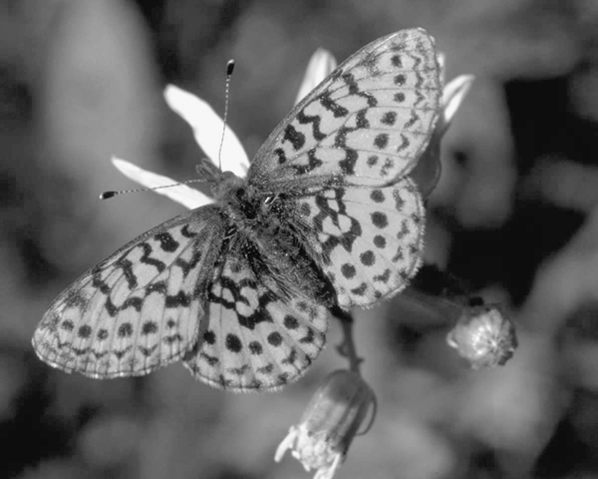
#> input picture butterfly.png, 598 x 479 px; the run also reads 2 pictures not shown here
$ jupyter execute --allow-errors 483H3.ipynb
#> lines starting #> are read from the running program, lines starting #| are printed output that depends on the picture; after the words box and inside, x2 and y2 are one past the last pixel; in counts of white or black regions, pixels touching at a corner belong together
[cell 1]
# Neezcha Dinman
# ICS 483
# Homework 3

[cell 2]
# imports

import numpy
import scipy
from scipy import ndimage
import matplotlib.image as mpimg
import matplotlib.pyplot as plt
from scipy.ndimage import gaussian_filter
from skimage.filters import sobel
from skimage.color import rgb2gray
from skimage.transform import rescale, resize, downscale_local_mean

[cell 3]
####   1   ####

[cell 4]
# 1a
# write your own gaussian function
# scaled_images = my_gaussian_pyramid(image, scale_factor,n_scales, sigma)

[cell 5]
# compute the maximum number of scales (max_scales) given the image size and the downscale factor,
# and set the number of scales of the pyramid as min(max_scales, n_scals).
# That is, the number of scales in the output pyramid becomes
# max_scales if n_scales > max_scales.

#  gaussian_filter function in the SciPy library for smoothing. However, you
# should implement your own version of down-sampling with given scaling factor.

[cell 6]
def scaled_images (image, *args, **kwargs):
    #default values
    scale_factor = kwargs.get('scale_factor', 2)
    n_scales = kwargs.get('n_scales', 5)
    sig = kwargs.get('sigma',  (2 * scale_factor / 6.0) )

    # import image
    img = mpimg.imread(image)
    img = numpy.array(img)

    # output list of images
    imgList = []
    imgList.append(img)

    smallImg = img
    for x in range(n_scales):
        # removes high frequency component of the image
        imgGaus = gaussian_filter(smallImg, sigma=sig)
        # down sample
        imgDown = imgGaus[::scale_factor, ::scale_factor]
        # add to list
        imgList.append(imgDown)
        smallImg = imgDown

    return imgList

[cell 7]
def displayPyramid (image, imgList):
    # import image
    img = mpimg.imread(image)
    imgOrigional = numpy.array(img)
    img = sobel(img)  ################################################################ for part 1c

    yM, xN = imgOrigional.shape

    # output image
    pyramidImg = numpy.zeros( (yM, (2 * xN)) )
    pyramidImg[0:yM, 0:xN] = img #origional input image

    prevY, prevX = 0, xN
    for i in range(1,len(imgList)):
        img = imgList[i]
        # display, place in pyramidImg with offset
        smallY, smallX = img.shape
        smallY += prevY
        smallX = smallX + xN
        pyramidImg[prevY:smallY,xN:smallX] = img
        prevY = smallY

    pyramid = plt.imshow(pyramidImg, cmap='gray',interpolation='nearest')

    return pyramidImg

[cell 8]
# 1b

[cell 9]
scale1 = scaled_images('butterfly.png')
#> in scaled_images, img is the input picture: shape (479, 598) float32; min 0.0235, max 0.984, mean 0.398
#> after the loop in scaled_images, `for x in range(n_scales):`: imgList = 6 items
#> scale1 = 6 items
scale1Pyramid = displayPyramid('butterfly.png', scale1)
#> the loop in displayPyramid, `for i in range(1,len(imgList)):` made 5 passes
#> (smallY, smallX, prevY) on passes 1 to 5: (240, 897, 240), (360, 748, 360), (420, 673, 420), (450, 636, 450), (465, 617, 465)
#> after the loop in displayPyramid, `for i in range(1,len(imgList)):`: pyramidImg: shape (479, 1196) float64; min 0, max 0.971, mean 0.0819
plt.imsave('butterfly _pyramid_sf2.jpg', scale1Pyramid, cmap='gray')

[cell 10]
scale2 = scaled_images('butterfly.png', scale_factor=3, n_scales=10, sigma=5)
#> the loop in scaled_images (call 2), `for x in range(n_scales):` made 10 passes
#> (imgGaus, imgDown, smallImg) on passes 6 to 10: ([[0.392, 0.392, 0.392], [0.392, 0.392, 0.392]], [0.392], [0.392]), ([0.392], [0.392], [0.392]), ([0.392], [0.392], [0.392]), ([0.392], [0.392], [0.392]), ([0.392], [0.392], [0.392])
#> smallImg on pass 5: [[0.395, 0.392, 0.389], [0.395, 0.392, 0.389]]
#> scale2 = 11 items
scale2Pyramid = displayPyramid('butterfly.png', scale2)
#> call 2 of displayPyramid, with image = 'butterfly.png'
#> the loop in displayPyramid (call 2), `for i in range(1,len(imgList)):` made 10 passes
#> (img, smallY, smallX, prevY) on passes 5 to 10: ([[0.395, 0.392, 0.389], [0.395, 0.392, 0.389]], 240, 601, 240), ([0.392], 241, 599, 241), ([0.392], 242, 599, 242), ([0.392], 243, 599, 243), ([0.392], 244, 599, 244), ([0.392], 245, 599, 245)
#> (smallY, smallX, prevY) on passes 1 to 4: (160, 798, 160), (214, 665, 214), (232, 621, 232), (238, 606, 238)
#> after the loop in displayPyramid (call 2), `for i in range(1,len(imgList)):`:
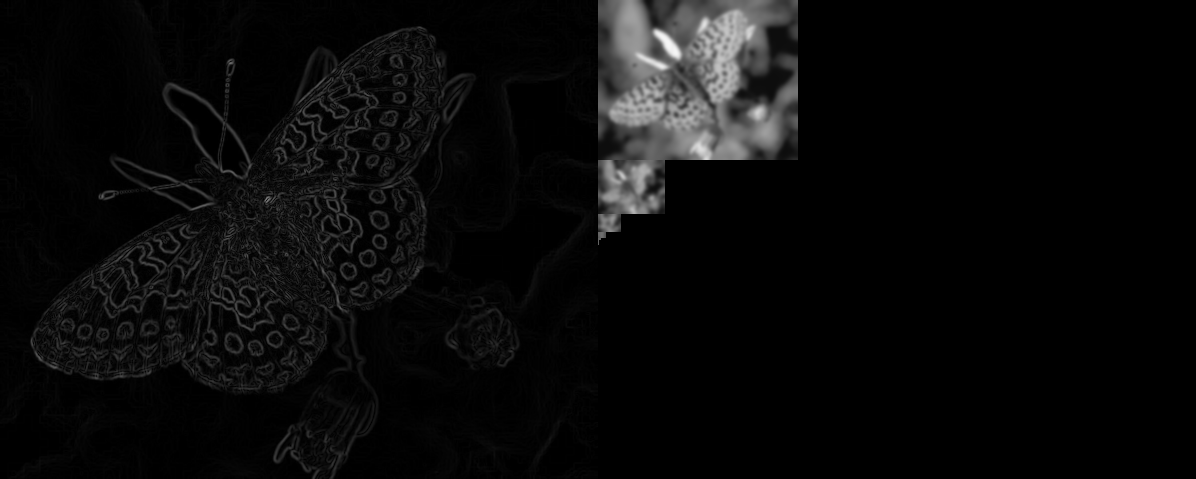
#> pyramidImg: shape (479, 1196) float64; min 0, max 0.966, mean 0.0406
plt.imsave('butterfly_pyramid_sf3_sigma5.jpg', scale2Pyramid, cmap='gray')

[cell 11]
# 1c
# sobel function in scikit-image library
# butterfly _pyramid_edges.jpg

[cell 12]
img = mpimg.imread('butterfly.png')
img = numpy.array(img)
imgSob = sobel(img)

imgListSob = []
imgListSob.append(imgSob)

for i in range(1,len(scale1)):

    imgSob = sobel(scale1[i])
    imgListSob.append(imgSob)
#> this loop made 5 passes
#> after the loop, imgListSob = 6 items

sobPyramid = displayPyramid('butterfly.png', imgListSob)
#> call 3 of displayPyramid, with image = 'butterfly.png'
#> the loop in displayPyramid (call 3), `for i in range(1,len(imgList)):` made 5 passes
#> after the loop in displayPyramid (call 3), `for i in range(1,len(imgList)):`:
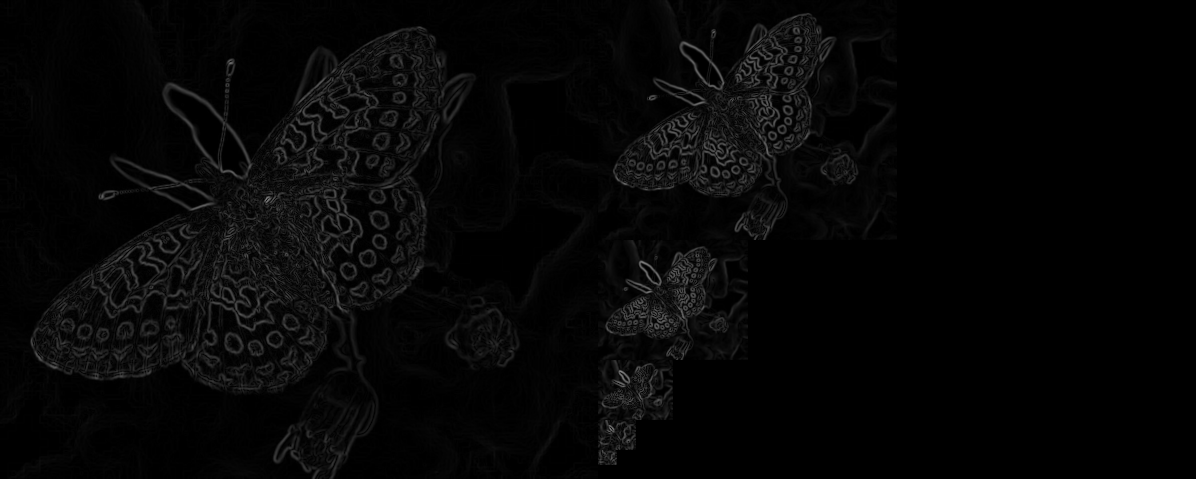
#> pyramidImg: shape (479, 1196) float64; min 0, max 0.517, mean 0.0246
plt.imsave('butterfly _pyramid_edges.jpg', sobPyramid, cmap='gray')

#> (a cell that did not finish here is left out)

[cell 14]
# 1d
# resize function in scikit-image library
# Resized the resulting gradient magnitude images to match the size of input image
# butterfly_pyramid_edge{n}.jpg whre n is 0-4

[cell 15]
# resize = rescale(img, 3, anti_aliasing=False)
image_resized = resize(img, (scale1[3].shape[0] // 1, scale1[3].shape[1] // 1), anti_aliasing=True)
plt.imshow(image_resized, cmap='gray')

[cell 16]
#img = mpimg.imread('butterfly.png')
#img = numpy.array(img)
imgRe = resize(imgListSob[0], (imgListSob[0].shape[0] , imgListSob[0].shape[1]), anti_aliasing=True)

imgListRe = []
imgListRe.append(imgRe)

for i in range(1,len(scale1)):

    imgResize = resize(img, (imgListSob[i].shape[0], imgListSob[i].shape[1]), anti_aliasing=True)
    imgListRe.append(imgRe)
#> after the loop, imgListRe = 6 items

#sobPyramid = displayPyramid('butterfly.png', imgList)
#plt.imsave('butterfly_pyramid_edge{n}.jpg', sobPyramid, cmap='gray')
plt.imshow(imgListRe[3], cmap='gray')

[cell 17]
# idsplay comparisons
fig = plt.figure()
fig.set_figheight(15)
fig.set_figwidth(15)

fig.add_subplot(5,2,1)
plt.imshow(scale1[0], cmap='gray')
plt.title('Input Image', fontsize=12)

fig.add_subplot(5,2,2)
plt.imshow(imgListSob[0], cmap='gray')
plt.title('Sobel Edge Detection at Level 0', fontsize=12)
edge0 = numpy.concatenate((scale1[0],imgListSob[0]),axis=1)
plt.imsave('butterfly_pyramid_edge0.jpg', edge0, cmap='gray')


fig.add_subplot(5,2,3)
plt.imshow(scale1[1], cmap='gray')

fig.add_subplot(5,2,4)
plt.imshow(imgListSob[1], cmap='gray')
edge1 = numpy.concatenate((scale1[1],imgListSob[1]),axis=1)
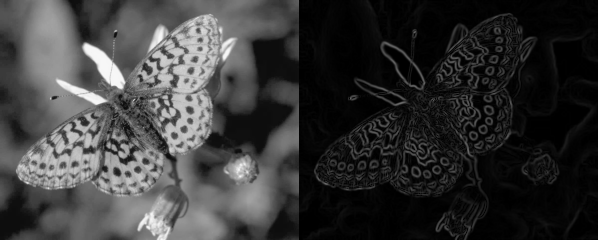
#> edge1: shape (240, 598) float32; min 0, max 0.971, mean 0.222
#> (the rest of this cell did not finish here and is left out)

[cell 18]
####   2   ####

[cell 19]
# 2a

[cell 20]
# Step 1: Compute derivatives of the input image in x- and y-direction --- sigma 1
# https://stackoverflow.com/questions/7185655/applying-the-sobel-filter-using-scipy
# Step 2: Construct the second moment matrix M in a Gaussian window around each pixel.
# Step 3: Compute the corner response function --- two options for computing corner response
# Step 4: Threshold the corner response value computed above --- set threshold = thresholding_factor * max_corner_response
# Step 5: Find local maxima of response function (non-maximum suppression)
# Step 6: Display resulting corners ---  show resulting corners as red dots on top of the input image as shown below

[cell 21]
def corner_detection (image, *args, **kwargs):
    thresholding =  kwargs.get('thresholding', .1) # used for step 4
    minDist = kwargs.get('minDist', 10)  # used for step 5 minimum distance between corners used for non-maximum suppression
    responce = kwargs.get('responce', 1) # used for Step 3, implement two options for computing corner response:
    alpha = kwargs.get('alpha', .05)     # (1) 𝑅 = det(𝑀) − 𝛼 ∗ 𝑡𝑟𝑎𝑐𝑒(𝑀) 2. (Set 𝛼 = 0.05 as default value.)
                                         # (2) 𝑅 = det(𝑀) / (𝑡𝑟𝑎𝑐𝑒(𝑀) + 10−6)

    # import image
    img = mpimg.imread(image)
    img = rgb2gray(img)
    img = numpy.array(img)

    # Setp 1 apply gausian to images, use soble to find derivative in x y direction
    libGaus = gaussian_filter(img, sigma=1)
    sobelX = ndimage.sobel(libGaus, 0)  # horizontal derivative
    sobelY = ndimage.sobel(libGaus, 1)  # vertical derivative
    # plt.imshow(sobelX, cmap='gray') # test

    # Step 2 second moment matrix in a guassian window around each pixle
    # products of derivatives at each pixle
    derive2X = sobelX**2
    derive2Y = sobelY**2
    deriveXY = sobelY*sobelX
    # gaussian window
    S2X = (gaussian_filter(img, sigma=2)) * derive2X
    S2Y = (gaussian_filter(img, sigma=2)) * derive2Y
    SXY = (gaussian_filter(img, sigma=2)) * deriveXY

    # Step 3 R = corner responce function
    det = (S2X * S2Y) - (SXY**2)
    trace = S2X + S2Y
    if responce == 1:
        R = det - (alpha * (trace ** 2)) #R.shape (479, 598)
    elif responce == 2:
        R = det / (trace + 10**-6)

    # Step 4 thresholding
    xmax = numpy.max(R)
    threshold = thresholding * xmax
    rThresh = numpy.copy(R)
    rThresh[rThresh >= threshold] = 0

    # Step 5 non maximum supresion
    localMax = numpy.copy(rThresh)
    localMax = numpy.asarray(localMax)
    imgMaxPoints = []
    maxCordinates = []
    # relative coordinate grid for local neighbourhood suppression
    windowSize = numpy.mgrid[-minDist:minDist + 1]
    for y in range(len(localMax)):
        for x in range(len(localMax[y])):
            current = localMax[y,x]
            if current > threshold:
                # coordinate grid for local neighbourhood
                yNH = y + windowSize
                xNH = x + windowSize

                # suppress neighbourhood
                localMax[yNH, xNH] = 0

                # add current feature to peaks
                imgMaxPoints.append(current)
                currentCordinates = [y,x]
                maxCordinates.append(currentCordinates)


    # [6 lines of commented-out code are left out]
    return localMax

[cell 22]
#2b
# apply to butterfly image butterfly_corners_resp{m}_tf{n}.jpg

[cell 23]
# comparisons
fig = plt.figure()
fig.set_figheight(8)
fig.set_figwidth(8)

fig.add_subplot(2,2,1)
plt.title('Equation 1 Thresholding .1', fontsize=12)
butter = corner_detection ('butterfly.png',responce=1, thresholding=.1 )
#> in corner_detection, `deriveXY = sobelY*sobelX`:
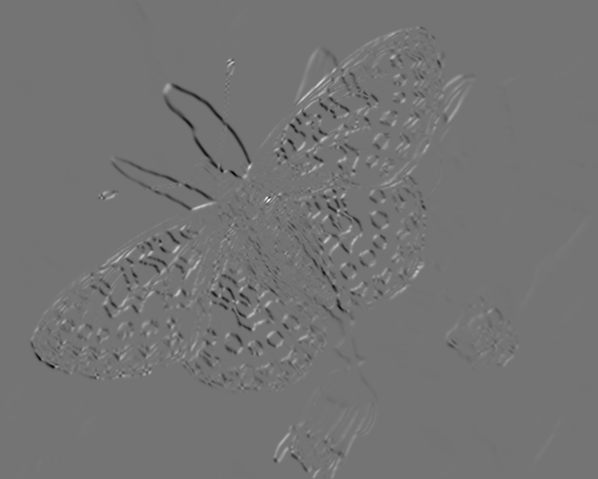
#> deriveXY: shape (479, 598) float32; min -0.88, max 1.05, mean -0.00125; drawn with min black and max white
#> in corner_detection, `trace = S2X + S2Y`:
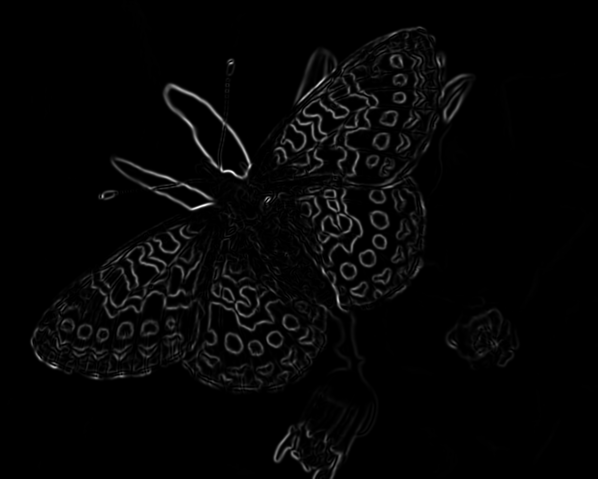
#> trace: shape (479, 598) float32; min 0, max 1.37, mean 0.0302; drawn with min black and max white
#> in corner_detection, `R = det - (alpha * (trace ** 2))`:
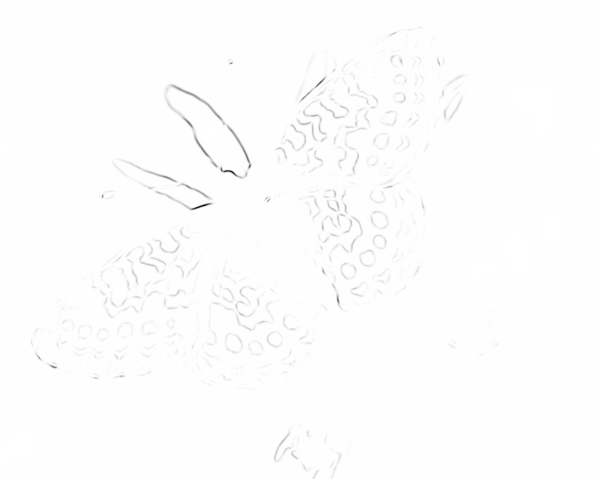
#> R: shape (479, 598) float32; min -0.0932, max 0, mean -0.000408; drawn with min black and max white
#> in corner_detection, `xmax = numpy.max(R)`: xmax = 0
#> after the loop in corner_detection, `for y in range(len(localMax)):`: imgMaxPoints = []
plt.imsave('butterfly_corners_resp1_tf.1.jpg', butter, cmap='gray')

fig.add_subplot(2,2,2)
plt.title('Equation 2 Thresholding .1', fontsize=12)
butter = corner_detection ('butterfly.png',responce=2, thresholding=.1 )
#> call 2 of corner_detection, with image = 'butterfly.png'
#> in corner_detection (call 2), `R = det / (trace + 10**-6)`:
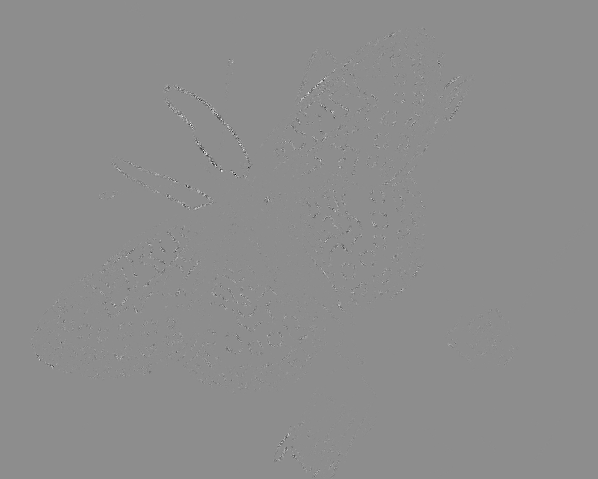
#> R: shape (479, 598) float32; min -5.68e-08, max 4.56e-08, mean -4.9e-12; drawn with min black and max white
#> in corner_detection (call 2), `xmax = numpy.max(R)`: xmax = 4.56e-08
#> in corner_detection (call 2), `threshold = thresholding * xmax`: threshold = 4.56e-09
#> in corner_detection (call 2), `rThresh[rThresh >= threshold] = 0`: rThresh: shape (479, 598) float32; 0.75% of pixels changed, all inside (x1, y1, x2, y2) = (33, 33, 514, 477)
plt.imsave('butterfly_corners_resp2_tf.1.jpg', butter, cmap='gray')

fig.add_subplot(2,2,3)
plt.title('Equation 1 Thresholding .3', fontsize=12)
butter = corner_detection ('butterfly.png',responce=1, thresholding=.3 )
plt.imsave('butterfly_corners_resp1_tf.3.jpg', butter, cmap='gray')

fig.add_subplot(2,2,4)
plt.title('Equation 2 Thresholding .3', fontsize=12)
butter = corner_detection ('butterfly.png',responce=2, thresholding=.3 )
#> call 4 of corner_detection, with image = 'butterfly.png'
#> in corner_detection (call 4), `xmax = numpy.max(R)`: xmax = 4.56e-08
#> in corner_detection (call 4), `threshold = thresholding * xmax`: threshold = 1.37e-08
#> in corner_detection (call 4), `rThresh[rThresh >= threshold] = 0`:
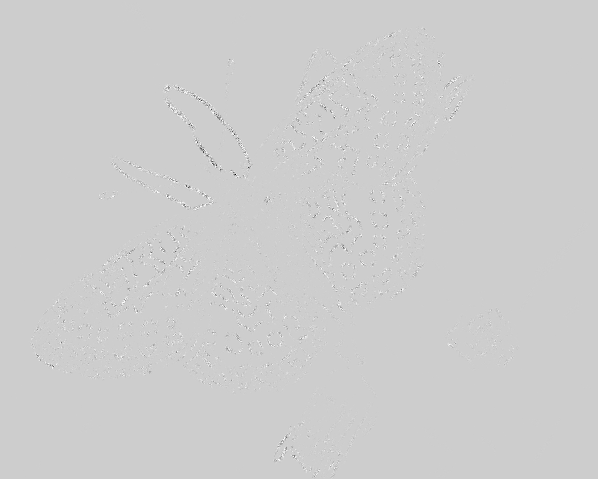
#> rThresh: shape (479, 598) float32; 0.09% of pixels changed, all inside (x1, y1, x2, y2) = (39, 34, 459, 474); drawn with min black and max white
plt.imsave('butterfly_corners_resp2_tf.3.jpg', butter, cmap='gray')

# equation 2 is darker overall image and results in less difinative lines
# increasing thresholding value increases line size

[cell 24]
# comparisons
fig = plt.figure()
fig.set_figheight(8)
fig.set_figwidth(8)

fig.add_subplot(2,2,1)
plt.title('Equation 1 Min Dist 5', fontsize=12)
butter = corner_detection ('butterfly.png',responce=1, minDist=5 )
plt.imsave('butterfly_corners_resp1_mindist5.jpg', butter, cmap='gray')

fig.add_subplot(2,2,2)
plt.title('Equation 2 Min Dist 5', fontsize=12)
butter = corner_detection ('butterfly.png',responce=2, minDist=5 )
plt.imsave('butterfly_corners_resp2_mindist5.jpg', butter, cmap='gray')

fig.add_subplot(2,2,3)
plt.title('Equation 1 Min Dist 15', fontsize=12)
butter = corner_detection ('butterfly.png',responce=1, minDist=15 )
plt.imsave('butterfly_corners_resp1_mindist15.jpg', butter, cmap='gray')

fig.add_subplot(2,2,4)
plt.title('Equation 2 Min Dist 15', fontsize=12)
butter = corner_detection ('butterfly.png',responce=2, minDist=15 )
plt.imsave('butterfly_corners_resp2_mindist15.jpg', butter, cmap='gray')

# equation 2 is darker overall image and results in less difinative lines
# unfortunately for my implamentation, changing the min distance has little to no affect

[cell 25]
# 2c
# apply to butterfly rotated image

[cell 26]
# comparisons
fig = plt.figure()
fig.set_figheight(8)
fig.set_figwidth(8)

fig.add_subplot(1,2,1)
plt.title('Equation 1 on rotated', fontsize=12)
butter = corner_detection ('butterfly_rotated.png',responce=1)
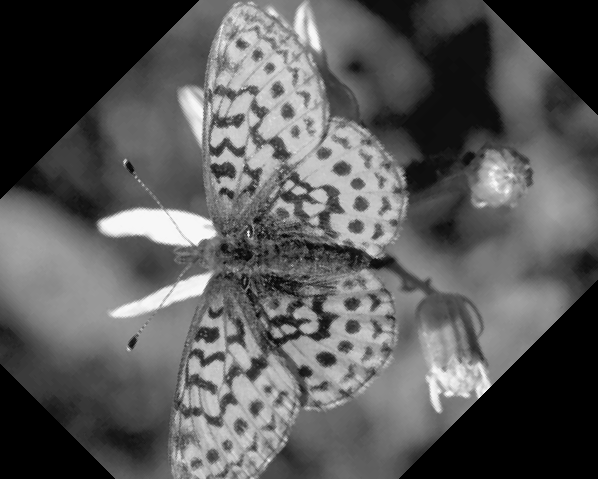
#> input picture butterfly_rotated.png, 598 x 479 px
#> in corner_detection, img is the input picture: shape (479, 598) float32; min 0, max 0.984, mean 0.349
#> in corner_detection (call 9), `sobelX = ndimage.sobel(libGaus, 0)`:
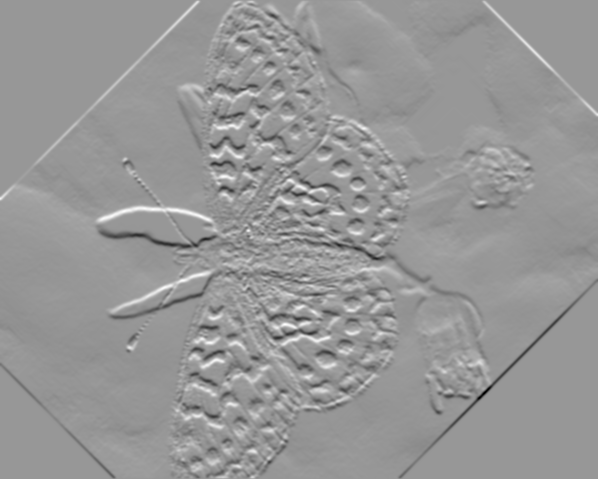
#> sobelX: shape (479, 598) float32; min -1.76, max 1.21, mean 0.000693; drawn with min black and max white
#> in corner_detection (call 9), `xmax = numpy.max(R)`: xmax = 0
plt.imsave('butterfly_corner_resp1_rot.jpg', butter, cmap='gray')

fig.add_subplot(1,2,2)
plt.title('Equation 2 on rotated', fontsize=12)
butter = corner_detection ('butterfly_rotated.png',responce=2)
plt.imsave('butterfly_corner_resp2_rot.jpg', butter, cmap='gray')

# equation 2 is darker overall image and results in less difinative lines
# the results are much lighter and difficult to see, less is detected

[cell 27]
# 2d
# apply to butterfly different sizes

[cell 28]
# comparisons
fig = plt.figure()
fig.set_figheight(8)
fig.set_figwidth(8)

fig.add_subplot(2,2,1)
plt.title('Equation 1 Sceled Down 2', fontsize=12)
butter = corner_detection ('butterfly_down2.png',responce=1)
plt.imsave('butterfly_corner_resp1_down2.jpg', butter, cmap='gray')

fig.add_subplot(2,2,2)
plt.title('Equation 2 Sceled Down 2' , fontsize=12)
butter = corner_detection ('butterfly_down2.png',responce=2)
plt.imsave('butterfly_corner_resp2_down2.jpg', butter, cmap='gray')

fig.add_subplot(2,2,3)
plt.title('Equation 1 Sceled Down 4', fontsize=12)
butter = corner_detection ('butterfly_down4.png',responce=1)
plt.imsave('butterfly_corner_resp1_down4.jpg', butter, cmap='gray')

fig.add_subplot(2,2,4)
plt.title('Equation 2 Sceled Down 4', fontsize=12)
butter = corner_detection ('butterfly_down4.png',responce=2)
